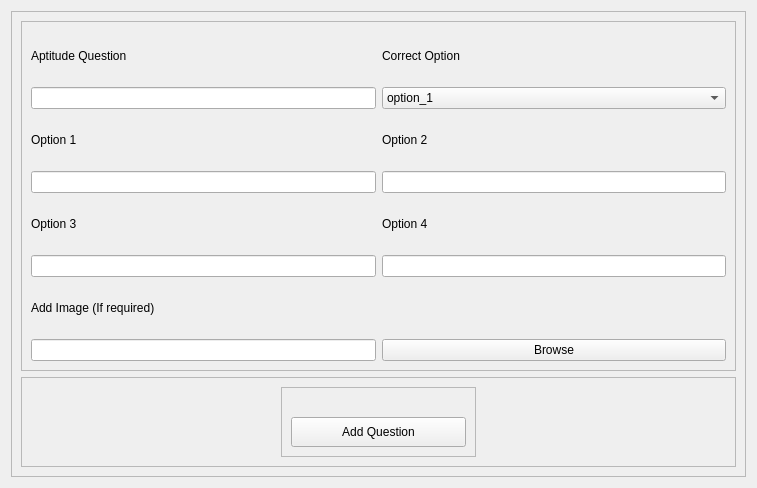
      <widget class="QWidget" name="aptitude">
       <property name="styleSheet">
        <string notr="true">QLabel {
	font: 11pt &quot;Lucida Sans&quot;;
}</string>
       </property>
       <layout class="QVBoxLayout" name="verticalLayout_10">
        <item>
         <widget class="QFrame" name="frame">
          <property name="frameShape">
           <enum>QFrame::StyledPanel</enum>
          </property>
          <property name="frameShadow">
           <enum>QFrame::Raised</enum>
          </property>
          <layout class="QVBoxLayout" name="verticalLayout_4">
           <item>
            <widget class="QFrame" name="pageFrame_2">
             <property name="minimumSize">
              <size>
               <width>350</width>
               <height>350</height>
              </size>
             </property>
             <property name="frameShape">
              <enum>QFrame::StyledPanel</enum>
             </property>
             <property name="frameShadow">
              <enum>QFrame::Raised</enum>
             </property>
             <layout class="QGridLayout" name="gridLayout_2">
              <item row="0" column="1">
               <widget class="QLabel" name="label_11">
                <property name="text">
                 <string>Correct Option</string>
                </property>
               </widget>
              </item>
              <item row="5" column="1">
               <widget class="QLineEdit" name="option4"/>
              </item>
              <item row="1" column="0">
               <widget class="QLineEdit" name="aptitudeQuestion"/>
              </item>
              <item row="2" column="1">
               <widget class="QLabel" name="label_8">
                <property name="text">
                 <string>Option 2</string>
                </property>
               </widget>
              </item>
              <item row="7" column="0">
               <widget class="QLineEdit" name="addImage"/>
              </item>
              <item row="1" column="1">
               <widget class="QComboBox" name="correctOption">
                <item>
                 <property name="text">
                  <string>option_1</string>
                 </property>
                </item>
                <item>
                 <property name="text">
                  <string>option_2</string>
                 </property>
                </item>
                <item>
                 <property name="text">
                  <string>option_3</string>
                 </property>
                </item>
                <item>
                 <property name="text">
                  <string>option_4</string>
                 </property>
                </item>
               </widget>
              </item>
              <item row="2" column="0">
               <widget class="QLabel" name="label_7">
                <property name="text">
                 <string>Option 1</string>
                </property>
               </widget>
              </item>
              <item row="4" column="0">
               <widget class="QLabel" name="label_9">
                <property name="text">
                 <string>Option 3</string>
                </property>
               </widget>
              </item>
              <item row="7" column="1">
               <widget class="QPushButton" name="browseAptitudeImage">
                <property name="text">
                 <string>Browse</string>
                </property>
               </widget>
              </item>
              <item row="4" column="1">
               <widget class="QLabel" name="label_10">
                <property name="text">
                 <string>Option 4</string>
                </property>
               </widget>
              </item>
              <item row="3" column="0">
               <widget class="QLineEdit" name="option1"/>
              </item>
              <item row="3" column="1">
               <widget class="QLineEdit" name="option2"/>
              </item>
              <item row="0" column="0">
               <widget class="QLabel" name="label_6">
                <property name="text">
                 <string>Aptitude Question</string>
                </property>
               </widget>
              </item>
              <item row="6" column="0">
               <widget class="QLabel" name="label_12">
                <property name="text">
                 <string>Add Image (If required)</string>
                </property>
               </widget>
              </item>
              <item row="5" column="0">
               <widget class="QLineEdit" name="option3"/>
              </item>
             </layout>
            </widget>
           </item>
           <item>
            <widget class="QFrame" name="footer_2">
             <property name="maximumSize">
              <size>
               <width>16777215</width>
               <height>150</height>
              </size>
             </property>
             <property name="frameShape">
              <enum>QFrame::StyledPanel</enum>
             </property>
             <property name="frameShadow">
              <enum>QFrame::Raised</enum>
             </property>
             <layout class="QHBoxLayout" name="horizontalLayout_2">
              <item>
               <spacer name="horizontalSpacer_3">
                <property name="orientation">
                 <enum>Qt::Horizontal</enum>
                </property>
                <property name="sizeType">
                 <enum>QSizePolicy::Expanding</enum>
                </property>
                <property name="sizeHint" stdset="0">
                 <size>
                  <width>250</width>
                  <height>20</height>
                 </size>
                </property>
               </spacer>
              </item>
              <item>
               <widget class="QFrame" name="ButtonFrame_2">
                <property name="frameShape">
                 <enum>QFrame::StyledPanel</enum>
                </property>
                <property name="frameShadow">
                 <enum>QFrame::Raised</enum>
                </property>
                <layout class="QVBoxLayout" name="verticalLayout_5">
                 <item>
                  <widget class="QLabel" name="label_14">
                   <property name="text">
                    <string/>
                   </property>
                  </widget>
                 </item>
                 <item>
                  <widget class="QPushButton" name="AddAptitudeQuestionButton">
                   <property name="minimumSize">
                    <size>
                     <width>175</width>
                     <height>30</height>
                    </size>
                   </property>
                   <property name="text">
                    <string>Add Question</string>
                   </property>
                  </widget>
                 </item>
                </layout>
               </widget>
              </item>
              <item>
               <spacer name="horizontalSpacer_4">
                <property name="orientation">
                 <enum>Qt::Horizontal</enum>
                </property>
                <property name="sizeType">
                 <enum>QSizePolicy::Expanding</enum>
                </property>
                <property name="sizeHint" stdset="0">
                 <size>
                  <width>250</width>
                  <height>20</height>
                 </size>
                </property>
               </spacer>
              </item>
             </layout>
            </widget>
           </item>
          </layout>
         </widget>
        </item>
       </layout>
      </widget>
